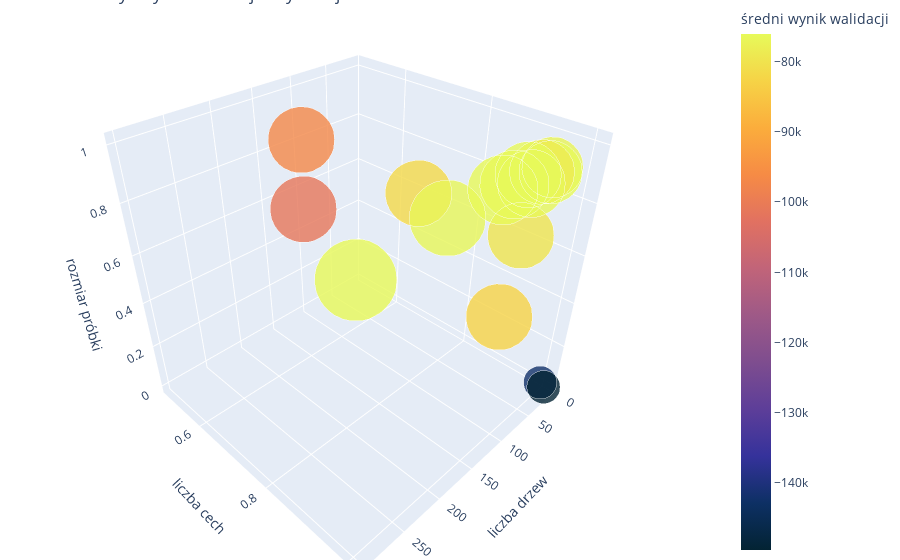

The code cell stored with this chart in its notebook:
### Code cell
from pandas import concat
scatter_3d(concat([cv_scores, cv_scores_other]), 
    'param_regressor__n_estimators', 'liczba drzew',
    'param_regressor__max_features', 'liczba cech',
    'param_regressor__max_samples', 'rozmiar próbki',
    'param_regressor__n_estimators', '',
    'mean_test_score', 'średni wynik walidacji', scatter=0.01
)

### Figure 1 — Plotly figure (JSON) as saved in the notebook; plotly's stock layout.template omitted (floating-point values rounded to 4 significant figures)
{"data": [{"hoverinfo": "text", "marker": {"color": [-142200.0, -149500.0, -77060.0, -76080.0, -78610.0, -82720.0, -81690.0, -79700.0, -76300.0, -96880.0, -101200.0, -76700.0, -76630.0, -76180.0, -76330.0, -76200.0], "colorbar": {"title": {"text": "średni wynik walidacji"}}, "colorscale": [[0, "rgb(3, 35, 51)"], [0.09091, "rgb(13, 48, 100)"], [0.1818, "rgb(53, 50, 155)"], [0.2727, "rgb(93, 62, 153)"], [0.3636, "rgb(126, 77, 143)"], [0.4545, "rgb(158, 89, 135)"], [0.5455, "rgb(193, 100, 121)"], [0.6364, "rgb(225, 113, 97)"], [0.7273, "rgb(246, 139, 69)"], [0.8182, "rgb(251, 173, 60)"], [0.9091, "rgb(246, 211, 70)"], [1, "rgb(231, 250, 90)"]], "opacity": 0.8, "size": [2.303, 2.303, 4.248, 4.382, 4.5, 4.605, 4.605, 4.605, 5.704, 4.605, 4.605, 5.298, 4.7, 4.787, 4.868, 4.605], "sizemode": "diameter", "sizeref": 0.1}, "mode": "markers", "text": ["liczba drzew=10; liczba cech=1.0; rozmiar próbki=0.001; średni wynik walidacji=-142241.699; param_preprocessor__fill_NA_average__imputer__strategy=mean; ", "liczba drzew=10; liczba cech=1.0; rozmiar próbki=0.001; średni wynik walidacji=-149514.669; param_preprocessor__fill_NA_average__imputer__strategy=median; ", "liczba drzew=70; liczba cech=1.0; rozmiar próbki=1.0; średni wynik walidacji=-77063.674; param_preprocessor__fill_NA_average__imputer__strategy=nan; ", "liczba drzew=80; liczba cech=1.0; rozmiar próbki=1.0; średni wynik walidacji=-76084.602; param_preprocessor__fill_NA_average__imputer__strategy=nan; ", "liczba drzew=90; liczba cech=1.0; rozmiar próbki=1.0; średni wynik walidacji=-78611.289; param_preprocessor__fill_NA_average__imputer__strategy=nan; ", "liczba drzew=100; liczba cech=1.0; rozmiar próbki=0.5; średni wynik walidacji=-82721.704; param_preprocessor__fill_NA_average__imputer__strategy=nan; ", "liczba drzew=100; liczba cech=0.8; rozmiar próbki=0.8; średni wynik walidacji=-81686.719; param_preprocessor__fill_NA_average__imputer__strategy=nan; ", "liczba drzew=100; liczba cech=1.0; rozmiar próbki=0.8; średni wynik walidacji=-79700.27; param_preprocessor__fill_NA_average__imputer__strategy=nan; ", "liczba drzew=300; liczba cech=1.0; rozmiar próbki=1.0; średni wynik walidacji=-76303.455; param_preprocessor__fill_NA_average__imputer__strategy=nan; ", "liczba drzew=100; liczba cech=0.5; rozmiar próbki=0.8; średni wynik walidacji=-96875.668; param_preprocessor__fill_NA_average__imputer__strategy=nan; ", "liczba drzew=100; liczba cech=0.5; rozmiar próbki=0.5; średni wynik walidacji=-101198.472; param_preprocessor__fill_NA_average__imputer__strategy=nan; ", "liczba drzew=200; liczba cech=1.0; rozmiar próbki=1.0; średni wynik walidacji=-76697.151; param_preprocessor__fill_NA_average__imputer__strategy=nan; ", "liczba drzew=110; liczba cech=1.0; rozmiar próbki=1.0; średni wynik walidacji=-76626.105; param_preprocessor__fill_NA_average__imputer__strategy=nan; ", "liczba drzew=120; liczba cech=1.0; rozmiar próbki=1.0; średni wynik walidacji=-76177.38; param_preprocessor__fill_NA_average__imputer__strategy=nan; ", "liczba drzew=130; liczba cech=1.0; rozmiar próbki=1.0; średni wynik walidacji=-76325.907; param_preprocessor__fill_NA_average__imputer__strategy=nan; ", "liczba drzew=100; liczba cech=1.0; rozmiar próbki=1.0; średni wynik walidacji=-76196.98; param_preprocessor__fill_NA_average__imputer__strategy=nan; "], "type": "scatter3d", "x": [9.039, 9.42, 70.71, 81.11, 90.11, 100.5, 99.04, 100.2, 299.0, 100.8, 100.8, 200.5, 110.1, 121.0, 127.8, 99.22], "y": [1.0, 1.01, 1.0, 1.008, 1.004, 0.981, 0.7913, 0.9963, 1.003, 0.4942, 0.489, 0.9905, 1.01, 0.9947, 0.985, 0.9914], "z": [0.00711, -0.00418, 0.9953, 0.9981, 1.007, 0.49, 0.7974, 0.8093, 1.003, 0.8092, 0.5082, 1.006, 1.001, 1.001, 0.9864, 1.001]}], "layout": {"margin": {"b": 0, "l": 0, "r": 0, "t": 0}, "scene": {"xaxis": {"title": {"text": "liczba drzew"}}, "yaxis": {"title": {"text": "liczba cech"}}, "zaxis": {"title": {"text": "rozmiar próbki"}}}, "title": {"text": "Parametry i wyniki walidacji krzyżowej"}}}
